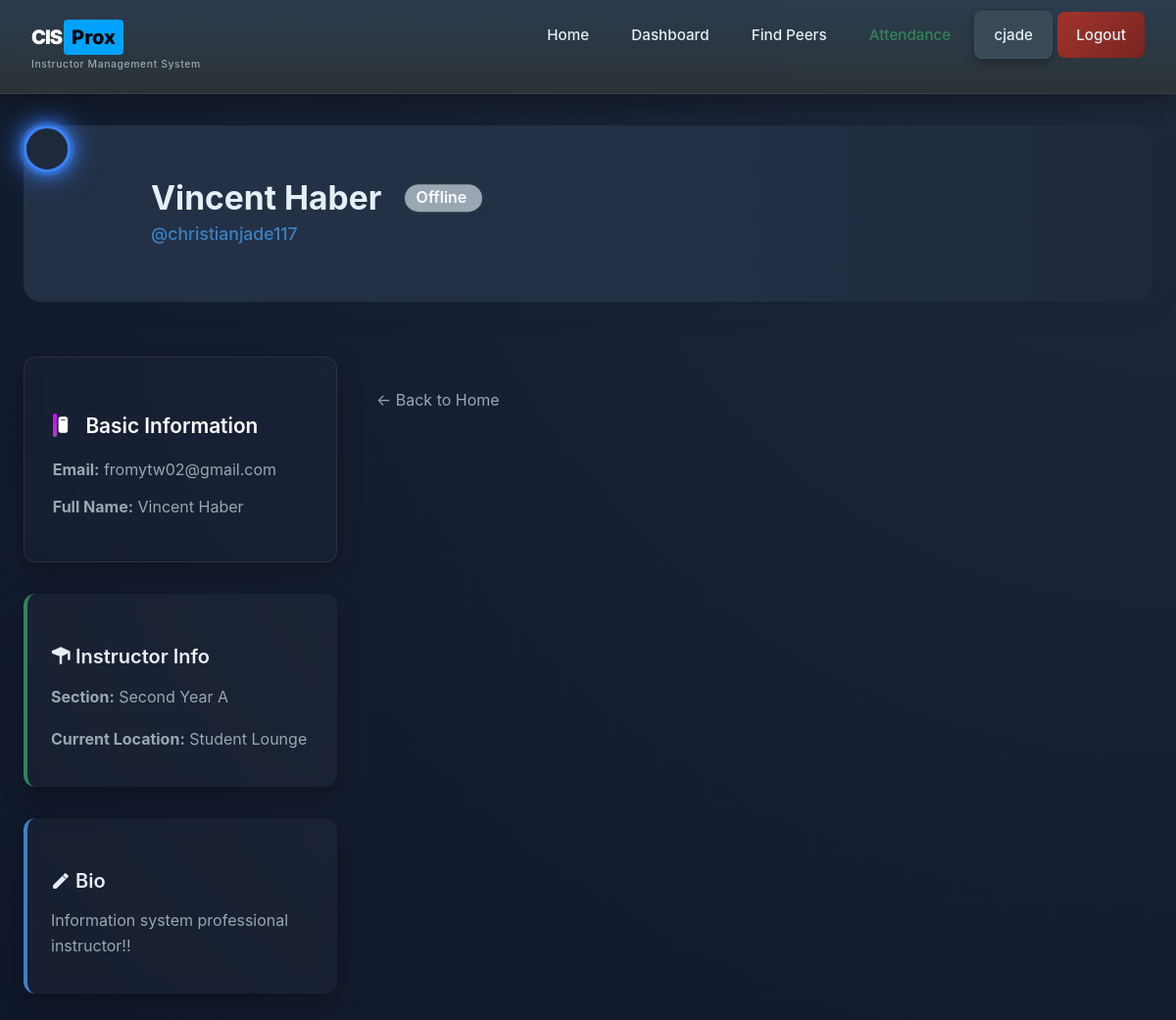
/profile/christianjade117/ (signed in), run on the app's committed database.
### presence_app/models.py (models this page shows, shortened)
class InstructorProfile(models.Model):
    user = models.OneToOneField(User, on_delete=models.CASCADE, related_name='instructor_profile')
    section = models.ForeignKey(Section, on_delete=models.SET_NULL, null=True, blank=True)
    allow_off_network = models.BooleanField(default=False)
    created_at = models.DateTimeField(auto_now_add=True)
    updated_at = models.DateTimeField(auto_now=True)

class Section(models.Model):
    YEAR_CHOICES = [
        ('1', 'First Year'),
        ('2', 'Second Year'),
        ('3', 'Third Year'),
        ('4', 'Fourth Year'),
    ]
    PROGRAM_CHOICES = [
        ('GENERAL', 'General'),
        ('SMP', 'Service Management Program'),
        ('BA', 'Business Administration'),
    ]
    year = models.CharField(max_length=1, choices=YEAR_CHOICES)
    section = models.CharField(max_length=10)  # e.g., 'A', 'B', 'C', 'SMP', 'BA'
    program = models.CharField(max_length=20, choices=PROGRAM_CHOICES, default='GENERAL')
    class Meta:
        unique_together = ('year', 'section', 'program')
        ordering = ['year', 'section']
    def __str__(self):
        year_display = dict(self.YEAR_CHOICES).get(self.year, self.year)
        if self.program != 'GENERAL':
            return f"{year_display} - {self.program}"
        return f"{year_display} {self.section}"

class StudentPresence(models.Model):
    student = models.OneToOneField(User, on_delete=models.CASCADE)
    section = models.ForeignKey(Section, on_delete=models.SET_NULL, null=True, blank=True)
    current_room = models.ForeignKey(Room, on_delete=models.SET_NULL, null=True, blank=True)
    last_seen = models.DateTimeField(auto_now=True)
    is_online = models.BooleanField(default=False)

class Room(models.Model):
    name = models.CharField(max_length=50)
    description = models.TextField(blank=True)

class UserProfile(models.Model):
    user = models.OneToOneField(User, on_delete=models.CASCADE, related_name='profile')
    profile_picture = models.ImageField(upload_to='profile_pictures/', null=True, blank=True)
    bio = models.TextField(blank=True, max_length=500)
    phone_number = models.CharField(max_length=20, blank=True)
    student_id_number = models.CharField(max_length=12, blank=True, help_text="Format: XXX-XXXX-X (8 digits total)")
    created_at = models.DateTimeField(auto_now_add=True)
    updated_at = models.DateTimeField(auto_now=True)
    PRIVACY_PUBLIC = 'PUBLIC'
    PRIVACY_FRIENDS_ONLY = 'FRIENDS_ONLY'
    PRIVACY_ONLY_ME = 'ONLY_ME'
    PRIVACY_CHOICES = [
        (PRIVACY_PUBLIC, 'Everyone'),
        (PRIVACY_FRIENDS_ONLY, 'Connected users'),
        (PRIVACY_ONLY_ME, 'Only me'),
    ]
    privacy_level = models.CharField(max_length=20, choices=PRIVACY_CHOICES, default=PRIVACY_PUBLIC)
    friends = models.ManyToManyField('auth.User', blank=True, related_name='friends_with')

### presence_app/views.py (the view)
# urls.py: path('profile/', views.profile_view, name='profile'),
@login_required(login_url='login')
def profile_view(request, username=None):
    if username:
        user = get_object_or_404(User, username=username)
        is_own_profile = user == request.user
    else:
        user = request.user
        is_own_profile = True
    try:
        profile = user.profile  # type: ignore
    except UserProfile.DoesNotExist:
        profile = UserProfile.objects.create(user=user)
    try:
        presence = user.studentpresence  # type: ignore
    except:
        presence = None
    try:
        instructor_profile_obj = user.instructor_profile
        is_instructor = True
    except InstructorProfile.DoesNotExist:
        instructor_profile_obj = None
        is_instructor = False
    if presence:
        active_signin = SignInRecord.objects.filter(student=user, sign_out_time__isnull=True).exists()
        if not active_signin:
            presence.current_room = None
    if request.method == 'POST' and is_own_profile:
        form = ProfileForm(request.POST, instance=profile)
        if form.is_valid():
            request.user.first_name = form.cleaned_data.get('first_name', '')
            request.user.last_name = form.cleaned_data.get('last_name', '')
            request.user.email = form.cleaned_data.get('email', '')
            request.user.save()
            form.save()
            messages.success(request, '✓ Profile updated successfully!')
            return redirect('profile')
    else:
        initial_data = {
            'first_name': user.first_name,
            'last_name': user.last_name,
            'email': user.email,
        }
        form = ProfileForm(instance=profile, initial=initial_data) if is_own_profile else None
    context = {
        'profile_user': user,
        'profile': profile,
        'presence': presence,
        'is_instructor': is_instructor,
        'instructor_profile_obj': instructor_profile_obj,
        'form': form,
        'is_own_profile': is_own_profile,
    }
    return render(request, 'profile.html', context)

### presence_app/context_processors.py (called while the page is built)
def is_instructor(request):
    if not request.user.is_authenticated:
        return {'is_instructor': False}
    try:
        request.user.instructor_profile
        return {'is_instructor': True}
    except InstructorProfile.DoesNotExist:
        pass
    if request.user.is_staff:
        return {'is_instructor': True}
    return {'is_instructor': False}

### presence_app/templatetags/utils_tags.py (called while the page is built)
@register.filter(name='startswith')
def startswith(value, prefix):
    try:
        return str(value).startswith(str(prefix))
    except Exception:
        return False

### presence_app/templates/profile.html (shortened to what this page needs)
{% extends 'base.html' %}
{% block content %}
<div class="container profile-container">
<div class="profile-banner">
    <div class="profile-banner-inner">
        <div class="profile-avatar-glow">
            <div class="profile-img placeholder profile-img-glow">
            </div>
        </div>
        <div class="profile-header-info">
            <h1 class="profile-header-name">
                {{ profile_user.get_full_name|default:profile_user.username }}
                {% if presence and presence.is_online %}
                    <span class="status-pill online-pill"><span class="online-dot"></span> Online</span>
                {% elif presence %}
                    <span class="status-pill offline-pill">Offline</span>
                {% endif %}
            </h1>
            <div class="profile-header-username">@{{ profile_user.username }}</div>
        </div>
    </div>
</div>
<div class="profile-main-grid">
    <div class="profile-sidebar">
        <div class="profile-card info-card">
            <h3><svg class="icon" xmlns="http://www.w3.org/2000/svg" viewBox="0 0 24 24" aria-hidden="true" focusable="false" width="18" height="18" fill="currentColor"><path d="M9 2h6a2 2 0 0 1 2 2v14a2 2 0 0 1-2 2H9a2 2 0 0 1-2-2V4a2 2 0 0 1 2-2zm0 2v2h6V4H9z"/></svg> Basic Information</h3>
            <p><strong>Email:</strong> {{ profile_user.email|default:"Not provided" }}</p>
            <p><strong>Full Name:</strong> {{ profile_user.get_full_name|default:"Not provided" }}</p>
        </div>
        {% if presence or is_instructor %}
        <div class="profile-card enroll-card">
            <h3><svg class="icon" xmlns="http://www.w3.org/2000/svg" viewBox="0 0 24 24" aria-hidden="true" focusable="false" width="18" height="18" fill="currentColor"><path d="M12 2L1 7l11 5 9-4.09V17h2V7L12 2zM11 12.5V22h2v-9.5l7-3.18V6l-9 4-9-4v3.32z"/></svg> {% if is_instructor %}Instructor Info{% else %}Enrollment{% endif %}</h3>
            {% if is_instructor %}
                {% if instructor_profile_obj and instructor_profile_obj.section %}
                    <p><strong>Section:</strong> {{ instructor_profile_obj.section }}</p>
                {% else %}
                    <p style="color: var(--text-muted);">No section assigned</p>
                {% endif %}
            {% else %}
                {% if presence.section %}
                    <p><strong>Section:</strong> {{ presence.section }}</p>
                {% else %}
                    <p style="color: var(--danger);">Not enrolled yet</p>
                {% endif %}
            {% endif %}
            {% if presence and presence.current_room %}
                <p><strong>Current Location:</strong> {{ presence.current_room.name }}</p>
            {% endif %}
        </div>
        {% endif %}
        {% if profile.bio %}
        <div class="profile-card bio-card">
            <h3><svg class="icon" xmlns="http://www.w3.org/2000/svg" viewBox="0 0 24 24" aria-hidden="true" focusable="false" width="18" height="18" fill="currentColor"><path d="M3 17.25V21h3.75L17.81 9.94l-3.75-3.75L3 17.25zM20.71 7.04a1 1 0 0 0 0-1.41l-2.34-2.34a1 1 0 0 0-1.41 0l-1.83 1.83 3.75 3.75 1.83-1.83z"/></svg> Bio</h3>
            <p style="color: var(--text-muted); line-height: 1.6;">{{ profile.bio }}</p>
        </div>
        {% endif %}
    </div>
    <div class="profile-main-content">
        <div style="text-align: left; margin-top: 2rem;">
            <a href="/" style="color: var(--text-muted); text-decoration: none;">← Back to Home</a>
        </div>
    </div>
</div>
</div>
{% endblock %}

### presence_app/templates/base.html (shortened to what this page needs)
{% load static %}
{% load utils_tags %}
<!DOCTYPE html>
<html lang="en">
<head>
    <link rel="stylesheet" href="{% static 'style.css' %}">
    <link rel="stylesheet" href="{% static 'css/privacy.css' %}?v=2">
</head>
<body>
    <header>
        <nav>
            <div class="nav-container">
                <a href="/" class="logo">
                    <span class="logo-container">
                        <span class="logo-cis">CIS</span>
                        <span class="logo-prox">Prox</span>
                    </span>
                    {% if user.is_authenticated %}
                        {% if is_instructor %}
                            <small class="logo-sub">Instructor Management System</small>
                        {% else %}
                            <small class="logo-sub">Student Presence System</small>
                        {% endif %}
                    {% else %}
                        <small class="logo-sub">Presence System</small>
                    {% endif %}
                </a>
                <ul class="nav-links" id="navLinks">
                    <li><a href="/" class="nav-link {% if request.path == '/' %}active{% endif %}">Home</a></li>
                    {% if user.is_authenticated %}
                        <li><a href="/dashboard/" class="nav-link {% if request.path == '/dashboard/' %}active{% endif %}">Dashboard</a></li>
                        {% if user.instructor_profile %}
                            {% url 'instructor_dashboard' as instructor_dashboard_url %}
                            {% url 'instructor_manage_signout' as instructor_manage_url %}
                            <li><a href="{{ instructor_dashboard_url }}" class="nav-link accent {% if request.path == instructor_dashboard_url %}active{% endif %}">FRC</a></li>
                            <li><a href="{{ instructor_manage_url }}" class="nav-link accent {% if request.path == instructor_manage_url %}active{% endif %}">Manage</a></li>
                            <li><a href="/laboratory/history/" class="nav-link accent {% if request.path == '/laboratory/history/' %}active{% endif %}">Lab History</a></li>
                        {% else %}
                            <li><a href="/search/" class="nav-link {% if request.path == '/search/' %}active{% endif %}">Find Peers</a></li>
                            <li><a href="/attendance/" class="nav-link success {% if request.path == '/attendance/' %}active{% endif %}">Attendance</a></li>
                        {% endif %}
                        <li><a href="/profile/" class="nav-link user {% if request.path == '/profile/' or request.path|startswith:'/profile/' %}active{% endif %}">{{ request.user.get_full_name|default:request.user.username }}</a></li>
                        <li><a href="/logout/" class="btn-logout">Logout</a></li>
                    {% else %}
                        <li><a href="/login/" class="nav-link {% if '/login' in request.path %}active{% endif %}">Login</a></li>
                        <li><a href="/register/" class="nav-link {% if '/register' in request.path %}active{% endif %}">Register</a></li>
                    {% endif %}
                </ul>
            </div>
        </nav>
    </header>
    <main>
        {% block content %}{% endblock %}
    </main>
</body>
</html>

### data on the page
InstructorProfile: section "Second Year A"
StudentPresence: current_room.name "Student Lounge"
UserProfile: bio "Information system professional instructor!!"

### other printed values
{{ request.user.get_full_name|default:request.user.username }} "cjade"
{{ profile_user.get_full_name|default:profile_user.username }} "Vincent Haber"
{{ profile_user.username }} "christianjade117"
{{ profile_user.email|default:"Not provided" }} "fromytw02@gmail.com"
{{ profile_user.get_full_name|default:"Not provided" }} "Vincent Haber"
